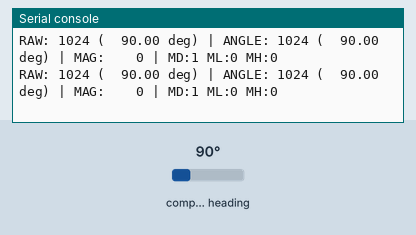
Recording of a program running on a simulated ESP32 board running MicroPython. On the bench: the last lines printed to the serial console. Inputs (shaded band) come from the test bench; at power-on: compass heading 90°.

Above: at 1.2 s.
1.3 s: compass heading set to 7°
At 1.36 s:
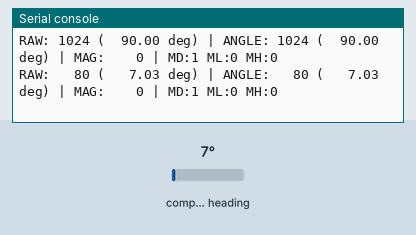
2.8 s: compass heading set to 180°
At 2.9 s:
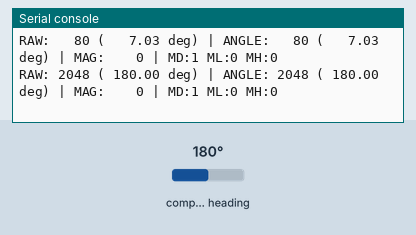

Measured:
- after the input at 1.3 s, the serial console: prints a new line after 0.05 s (image 1)
- after the input at 2.8 s, the serial console: prints a new line after 0.10 s (image 2)

The program:

as5600_esp32s3_test.py
```python
"""ESP32-S3 direct AS5600 I2C encoder test.

Temporary test wiring:
  AS5600 VCC -> ESP32-S3 3V3
  AS5600 GND -> ESP32-S3 GND
  AS5600 SDA -> ESP32-S3 GPIO1
  AS5600 SCL -> ESP32-S3 GPIO2

The AS5600 uses I2C address 0x36. No calibration registers are written.
"""

from machine import Pin, I2C
import time


SDA_PIN = 1
SCL_PIN = 2
I2C_FREQ = 100000
AS5600_ADDR = 0x36

REG_STATUS = 0x0B
REG_RAW_ANGLE = 0x0C
REG_ANGLE = 0x0E
REG_MAGNITUDE = 0x1B


def read_u16(i2c, register):
    data = i2c.readfrom_mem(AS5600_ADDR, register, 2)
    return (data[0] << 8) | data[1]


print("\nESP32-S3 AS5600 DIRECT I2C TEST")
print("SDA = GPIO", SDA_PIN, " SCL = GPIO", SCL_PIN)

i2c = I2C(0, sda=Pin(SDA_PIN), scl=Pin(SCL_PIN), freq=I2C_FREQ)
devices = i2c.scan()
print("I2C devices:", [hex(x) for x in devices])

if AS5600_ADDR not in devices:
    print("AS5600 NOT FOUND at 0x36")
    print("Check VCC, GND, SDA/SCL, pull-ups, and the magnet position.")
    raise RuntimeError("AS5600 not detected")

print("AS5600 found at 0x36")
print("Rotate the magnet; angle should change from 0 to 360 degrees.\n")

while True:
    status = i2c.readfrom_mem(AS5600_ADDR, REG_STATUS, 1)[0]
    raw = read_u16(i2c, REG_RAW_ANGLE) & 0x0FFF
    angle = read_u16(i2c, REG_ANGLE) & 0x0FFF
    magnitude = read_u16(i2c, REG_MAGNITUDE) & 0x0FFF

    magnet_detected = bool(status & 0x20)
    magnet_too_strong = bool(status & 0x08)
    magnet_too_weak = bool(status & 0x10)

    print(
        "RAW: {:4d} ({:7.2f} deg) | "
        "ANGLE: {:4d} ({:7.2f} deg) | MAG: {:4d} | "
        "MD:{} ML:{} MH:{}".format(
            raw, raw * 360.0 / 4096.0,
            angle, angle * 360.0 / 4096.0,
            magnitude,
            int(magnet_detected),
            int(magnet_too_weak),
            int(magnet_too_strong),
        )
    )
    time.sleep_ms(100)
```
